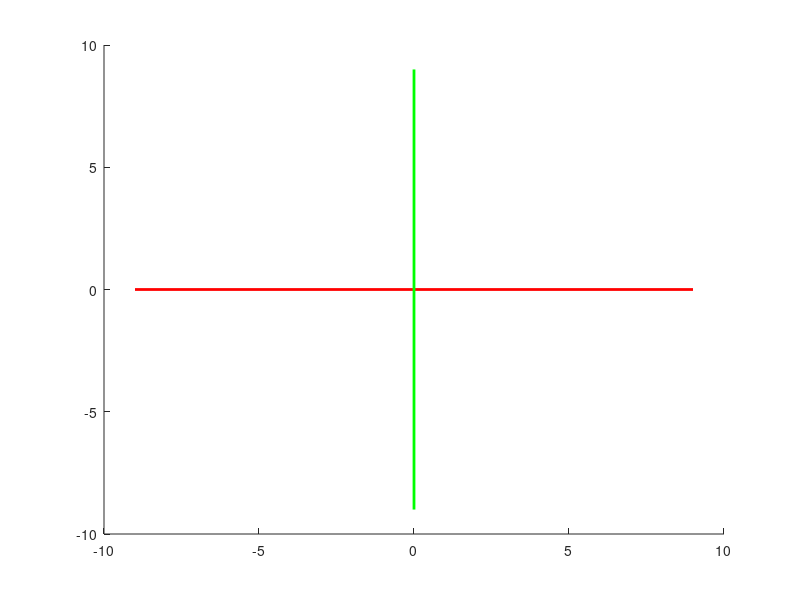

MATLAB code to generate this figure:
function printAxis()
line([-9 9],[0 0],[0 0],'color' ,[1 0 0],'linewidth', 2);
line([0 0],[-9 9],[0 0],'color' ,[0 1 0],'linewidth', 2);
end
